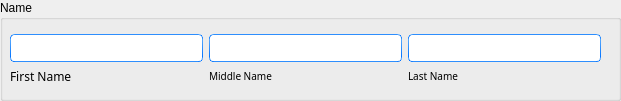
    <widget class="QGroupBox" name="groupBox_3">
     <property name="geometry">
      <rect>
       <x>10</x>
       <y>110</y>
       <width>621</width>
       <height>101</height>
      </rect>
     </property>
     <property name="styleSheet">
      <string notr="true">font: 25 18pt &quot;Bahnschrift Light&quot;;</string>
     </property>
     <property name="title">
      <string>Name</string>
     </property>
     <widget class="QLineEdit" name="first_line_3">
      <property name="geometry">
       <rect>
        <x>10</x>
        <y>34</y>
        <width>193</width>
        <height>28</height>
       </rect>
      </property>
      <property name="styleSheet">
       <string notr="true">
border-width: 1px; border-radius: 4px;
background-color: rgb(255, 255, 255);
	border-style: solid;
	border-color: qlineargradient(spread:pad, x1:0.5, y1:1, x2:0.5, y2:0, stop:0 rgba(0, 113, 255, 255), stop:1 rgba(91, 171, 252, 255));</string>
      </property>
      <property name="placeholderText">
       <string/>
      </property>
      <property name="clearButtonEnabled">
       <bool>true</bool>
      </property>
     </widget>
     <widget class="QLineEdit" name="middle_line_3">
      <property name="geometry">
       <rect>
        <x>209</x>
        <y>34</y>
        <width>193</width>
        <height>28</height>
       </rect>
      </property>
      <property name="styleSheet">
       <string notr="true">
border-width: 1px; border-radius: 4px;
background-color: rgb(255, 255, 255);
	border-style: solid;
	border-color: qlineargradient(spread:pad, x1:0.5, y1:1, x2:0.5, y2:0, stop:0 rgba(0, 113, 255, 255), stop:1 rgba(91, 171, 252, 255));</string>
      </property>
      <property name="placeholderText">
       <string/>
      </property>
      <property name="clearButtonEnabled">
       <bool>true</bool>
      </property>
     </widget>
     <widget class="QLineEdit" name="last_line_3">
      <property name="geometry">
       <rect>
        <x>408</x>
        <y>34</y>
        <width>193</width>
        <height>28</height>
       </rect>
      </property>
      <property name="styleSheet">
       <string notr="true">
border-width: 1px; border-radius: 4px;
background-color: rgb(255, 255, 255);
	border-style: solid;
	border-color: qlineargradient(spread:pad, x1:0.5, y1:1, x2:0.5, y2:0, stop:0 rgba(0, 113, 255, 255), stop:1 rgba(91, 171, 252, 255));</string>
      </property>
      <property name="text">
       <string/>
      </property>
      <property name="placeholderText">
       <string/>
      </property>
      <property name="clearButtonEnabled">
       <bool>true</bool>
      </property>
     </widget>
     <widget class="QLabel" name="label_32">
      <property name="geometry">
       <rect>
        <x>10</x>
        <y>68</y>
        <width>63</width>
        <height>16</height>
       </rect>
      </property>
      <property name="font">
       <font>
        <family>Bahnschrift Light</family>
        <pointsize>-1</pointsize>
        <weight>3</weight>
        <italic>false</italic>
        <bold>false</bold>
       </font>
      </property>
      <property name="styleSheet">
       <string notr="true">font-size:12px
</string>
      </property>
      <property name="text">
       <string>First Name</string>
      </property>
     </widget>
     <widget class="QLabel" name="label_27">
      <property name="geometry">
       <rect>
        <x>209</x>
        <y>68</y>
        <width>64</width>
        <height>16</height>
       </rect>
      </property>
      <property name="font">
       <font>
        <family>Bahnschrift Light</family>
        <pointsize>-1</pointsize>
        <weight>3</weight>
        <italic>false</italic>
        <bold>false</bold>
       </font>
      </property>
      <property name="styleSheet">
       <string notr="true">font-size:10px
</string>
      </property>
      <property name="text">
       <string>Middle Name</string>
      </property>
     </widget>
     <widget class="QLabel" name="label_34">
      <property name="geometry">
       <rect>
        <x>408</x>
        <y>68</y>
        <width>56</width>
        <height>16</height>
       </rect>
      </property>
      <property name="font">
       <font>
        <family>Bahnschrift Light</family>
        <pointsize>-1</pointsize>
        <weight>3</weight>
        <italic>false</italic>
        <bold>false</bold>
       </font>
      </property>
      <property name="styleSheet">
       <string notr="true">font-size:10px
</string>
      </property>
      <property name="text">
       <string>Last Name </string>
      </property>
     </widget>
    </widget>
